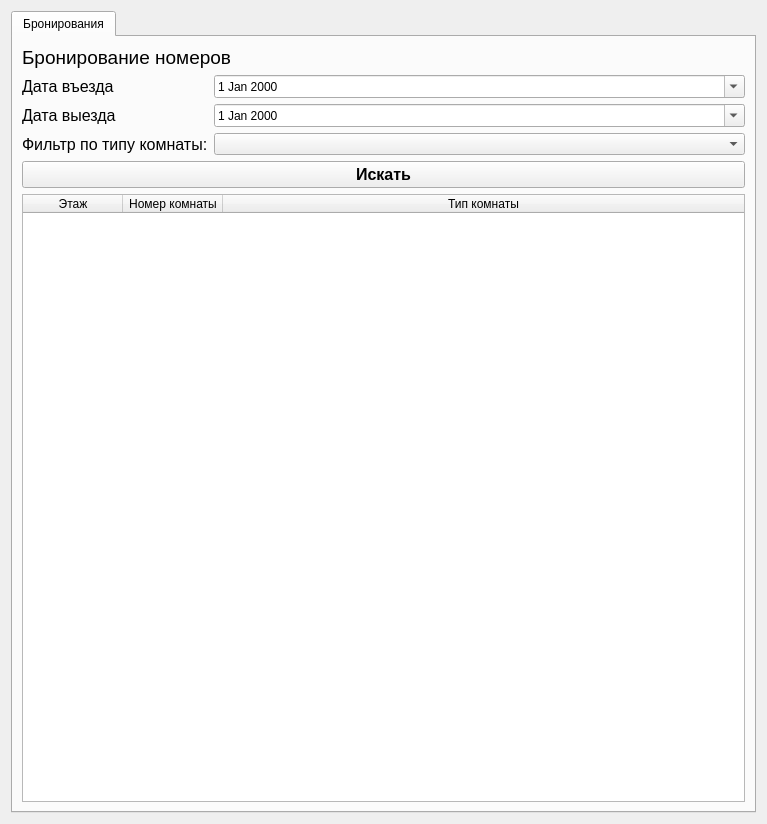
<?xml version="1.0" encoding="UTF-8"?>
<ui version="4.0">
 <class>Form</class>
 <widget class="QWidget" name="Form">
  <property name="geometry">
   <rect>
    <x>0</x>
    <y>0</y>
    <width>767</width>
    <height>824</height>
   </rect>
  </property>
  <property name="windowTitle">
   <string>Form</string>
  </property>
  <layout class="QVBoxLayout" name="verticalLayout">
   <item>
    <widget class="QTabWidget" name="tabWidget">
     <property name="currentIndex">
      <number>0</number>
     </property>
     <widget class="QWidget" name="reservation">
      <attribute name="title">
       <string>Бронирования</string>
      </attribute>
      <layout class="QVBoxLayout" name="verticalLayout_3">
       <item>
        <layout class="QVBoxLayout" name="verticalLayout_2">
         <item>
          <widget class="QLabel" name="filter_label">
           <property name="font">
            <font>
             <pointsize>14</pointsize>
            </font>
           </property>
           <property name="text">
            <string>Бронирование номеров</string>
           </property>
          </widget>
         </item>
         <item>
          <layout class="QFormLayout" name="dates_layout">
           <item row="0" column="1">
            <widget class="QDateEdit" name="check_in_date">
             <property name="calendarPopup">
              <bool>true</bool>
             </property>
            </widget>
           </item>
           <item row="0" column="0">
            <widget class="QLabel" name="check_in_label">
             <property name="font">
              <font>
               <pointsize>12</pointsize>
              </font>
             </property>
             <property name="text">
              <string>Дата въезда</string>
             </property>
            </widget>
           </item>
           <item row="1" column="0">
            <widget class="QLabel" name="check_out_label">
             <property name="font">
              <font>
               <pointsize>12</pointsize>
              </font>
             </property>
             <property name="text">
              <string>Дата выезда</string>
             </property>
            </widget>
           </item>
           <item row="1" column="1">
            <widget class="QDateEdit" name="check_out_date">
             <property name="calendarPopup">
              <bool>true</bool>
             </property>
            </widget>
           </item>
           <item row="2" column="0">
            <widget class="QLabel" name="categoryLabel">
             <property name="font">
              <font>
               <pointsize>12</pointsize>
              </font>
             </property>
             <property name="text">
              <string>Фильтр по типу комнаты:</string>
             </property>
            </widget>
           </item>
           <item row="2" column="1">
            <widget class="QComboBox" name="category_name_box"/>
           </item>
          </layout>
         </item>
         <item>
          <layout class="QHBoxLayout" name="horizontalLayout">
           <item>
            <widget class="QPushButton" name="filter_button">
             <property name="font">
              <font>
               <pointsize>12</pointsize>
               <weight>75</weight>
               <italic>false</italic>
               <bold>true</bold>
               <strikeout>false</strikeout>
              </font>
             </property>
             <property name="text">
              <string>Искать</string>
             </property>
            </widget>
           </item>
          </layout>
         </item>
         <item>
          <widget class="QTableWidget" name="tableWidget">
           <property name="editTriggers">
            <set>QAbstractItemView::NoEditTriggers</set>
           </property>
           <property name="selectionMode">
            <enum>QAbstractItemView::SingleSelection</enum>
           </property>
           <property name="selectionBehavior">
            <enum>QAbstractItemView::SelectRows</enum>
           </property>
           <attribute name="horizontalHeaderCascadingSectionResizes">
            <bool>true</bool>
           </attribute>
           <attribute name="horizontalHeaderStretchLastSection">
            <bool>true</bool>
           </attribute>
           <column>
            <property name="text">
             <string>Этаж</string>
            </property>
           </column>
           <column>
            <property name="text">
             <string>Номер комнаты</string>
            </property>
           </column>
           <column>
            <property name="text">
             <string>Тип комнаты</string>
            </property>
           </column>
          </widget>
         </item>
        </layout>
       </item>
      </layout>
     </widget>
    </widget>
   </item>
  </layout>
 </widget>
 <resources/>
 <connections/>
</ui>
